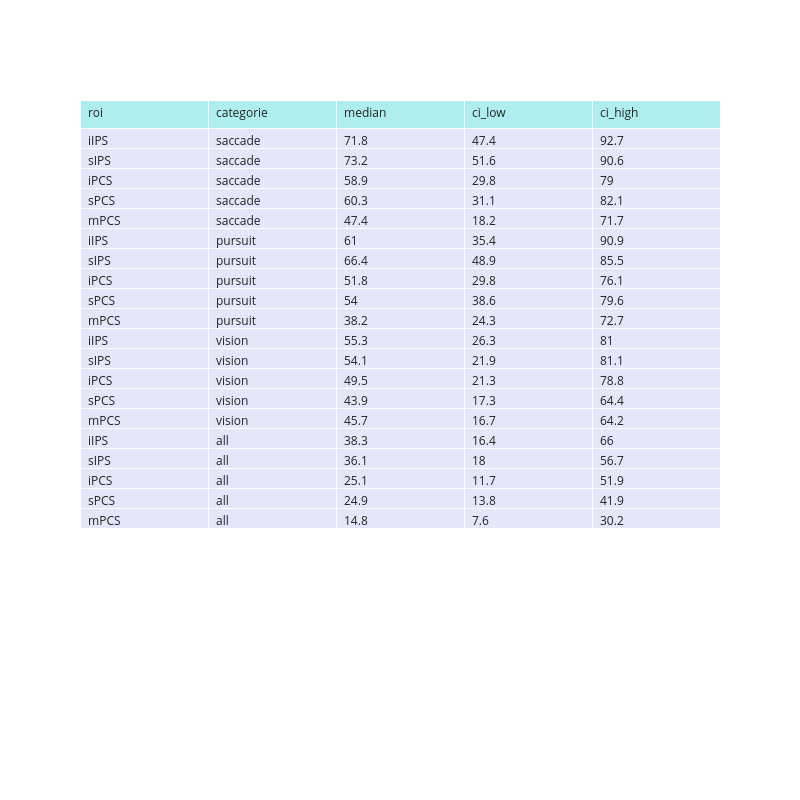

The notebook cell saved with this chart:
### Markdown cell above
### Values

### Code cell
sub_rois =  ['iIPS', 'sIPS', 'iPCS', 'sPCS', 'mPCS']

df_roi = df_active_vertex_roi.loc[df_active_vertex_roi['roi'].isin(sub_rois)]

fig = go.Figure()
fig.add_trace(go.Table(header=dict(values=list(df_roi.columns), 
                                   fill_color='paleturquoise', 
                                   align='left'), 
                       cells=dict(values=[df_roi[col].round(1) for col in df_roi.columns], 
                                  fill_color='lavender', 
                                  align='left')
                      ))

fig.update_layout(template='simple_white',
                  height=800, 
                  width=800)
fig.write_image("/Users/uriel/Downloads/Surface_percentage_table.pdf".format(subject))
fig.show()

### Figure 1 — Plotly figure (JSON) as saved in the notebook; plotly's stock layout.template omitted (floating-point values rounded to 4 significant figures)
{"data": [{"cells": {"align": "left", "fill": {"color": "lavender"}, "values": [["iIPS", "sIPS", "iPCS", "sPCS", "mPCS", "iIPS", "sIPS", "iPCS", "sPCS", "mPCS", "iIPS", "sIPS", "iPCS", "sPCS", "mPCS", "iIPS", "sIPS", "iPCS", "sPCS", "mPCS"], ["saccade", "saccade", "saccade", "saccade", "saccade", "pursuit", "pursuit", "pursuit", "pursuit", "pursuit", "vision", "vision", "vision", "vision", "vision", "all", "all", "all", "all", "all"], [71.8, 73.2, 58.9, 60.3, 47.4, 61, 66.4, 51.8, 54, 38.2, 55.3, 54.1, 49.5, 43.9, 45.7, 38.3, 36.1, 25.1, 24.9, 14.8], [47.4, 51.6, 29.8, 31.1, 18.2, 35.4, 48.9, 29.8, 38.6, 24.3, 26.3, 21.9, 21.3, 17.3, 16.7, 16.4, 18, 11.7, 13.8, 7.6], [92.7, 90.6, 79, 82.1, 71.7, 90.9, 85.5, 76.1, 79.6, 72.7, 81, 81.1, 78.8, 64.4, 64.2, 66, 56.7, 51.9, 41.9, 30.2]]}, "header": {"align": "left", "fill": {"color": "paleturquoise"}, "values": ["roi", "categorie", "median", "ci_low", "ci_high"]}, "type": "table"}], "layout": {"height": 800, "width": 800}}
